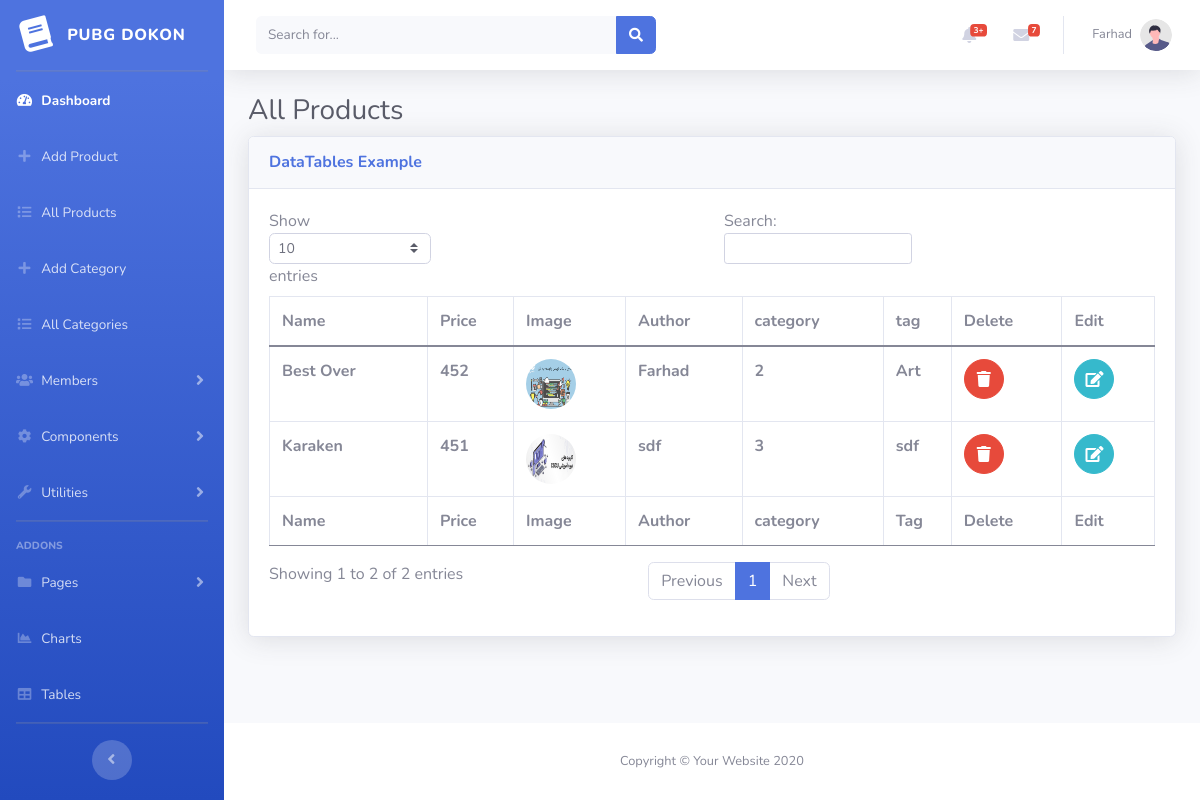
The app's page /admin/all_products.php (signed in) with its own data.
### tables this page shows
CREATE TABLE IF NOT EXISTS `products` (
  `pro_id` int(11) NOT NULL AUTO_INCREMENT,
  `pro_name` varchar(255) NOT NULL,
  `pro_detail` varchar(255) NOT NULL,
  `pro_price` int(50) NOT NULL,
  `pro_image` varchar(255) NOT NULL,
  `pro_author` varchar(255) NOT NULL,
  `pro_category_id` int(100) NOT NULL,
  `add_to_favorite` varchar(255) NOT NULL DEFAULT '0',
  `pro_tag` varchar(255) NOT NULL,
  PRIMARY KEY (`pro_id`)
);

### admin/all_products.php (the view, shortened to what this page needs)
<?php require_once "include/header.php"; ?>
<?php require_once "include/sidebar.php"; ?>
<?php include_once("include/top_navbar.php"); ?>
<div class="container-fluid">
    <h1 class="h3 mb-2 text-gray-800">All Products</h1>
    <div class="card shadow mb-4">
        <div class="card-header py-3">
            <h6 class="m-0 font-weight-bold text-primary">DataTables Example</h6>
        </div>
        <div class="card-body">
            <div class="table-responsive">
                <table class="table table-bordered" id="dataTable" width="100%" cellspacing="0">
                    <thead>
                        <tr>
                            <th>Name</th>
                            <th>Price</th>
                            <th>Image</th>
                            <th>Author</th>
                            <th>category</th>
                            <th>tag</th>
                            <th>Delete</th>
                            <th>Edit</th>
                        </tr>
                    </thead>
                    <tfoot>
                        <tr>
                            <th>Name</th>
                            <th>Price</th>
                            <th>Image</th>
                            <th>Author</th>
                            <th>category</th>
                            <th>Tag</th>
                            <th>Delete</th>
                            <th>Edit</th>
                        </tr>
                    </tfoot>
                    <tbody>
                        <?php
                        $conn = config();
                        $fetch_pro_ad = "SELECT * FROM products";
                        $stmt_pro = $conn->prepare($fetch_pro_ad);
                        $stmt_pro->execute();
                        while ($row_pro = $stmt_pro->fetch(PDO::FETCH_ASSOC)) {
                            $name = $row_pro['pro_name'];
                            $price = $row_pro['pro_price'];
                            $image = $row_pro['pro_image'];
                            $author = $row_pro['pro_author'];
                            $category = $row_pro['pro_category_id'];
                            $tag = $row_pro['pro_tag'];
                        ?>
                        <tr>
                            <th><?php echo $name; ?></th>
                            <th><?php echo $price; ?></th>
                            <th><img class="rounded-circle" width="50px" height="50px"
                                    src="img/product/<?php echo $name; ?>/<?php echo $image; ?>"></th>
                            <th><?php echo $author; ?></th>
                            <th><?php echo $category; ?></th>
                            <th><?php echo $tag; ?></th>
                            <th>
                                <form action="include/user_functions.php" method="POST">
                                    <button data-toggle="modal" data-target="#myModal2" type="submit" name="btn_del_pro"
                                        class="btn btn-danger btn-circle"><i class="fa fa-trash"></i>
                                    </button>
                                </form>
                            </th>
                            <th>
                                <form action="">
                                    <a href="" class="btn btn-info btn-circle"><i class="fa fa-edit"></i></a>
                                </form>
                            </th>
                        </tr>
                        <?php } ?>
                    </tbody>
                </table>
            </div>
        </div>
    </div>
</div>
</div>
<?php require_once "include/footer.php"; ?>

### records on screen
products: pro_name "Best Over", pro_price "452", pro_name+pro_image (picture), pro_author "Farhad", pro_category "2", pro_tag "Art"
products: pro_name "Karaken", pro_price "451", pro_name+pro_image (picture), pro_author "sdf", pro_category "3", pro_tag "sdf"

### other values on screen
$_SESSION['user_name'] "Farhad"
